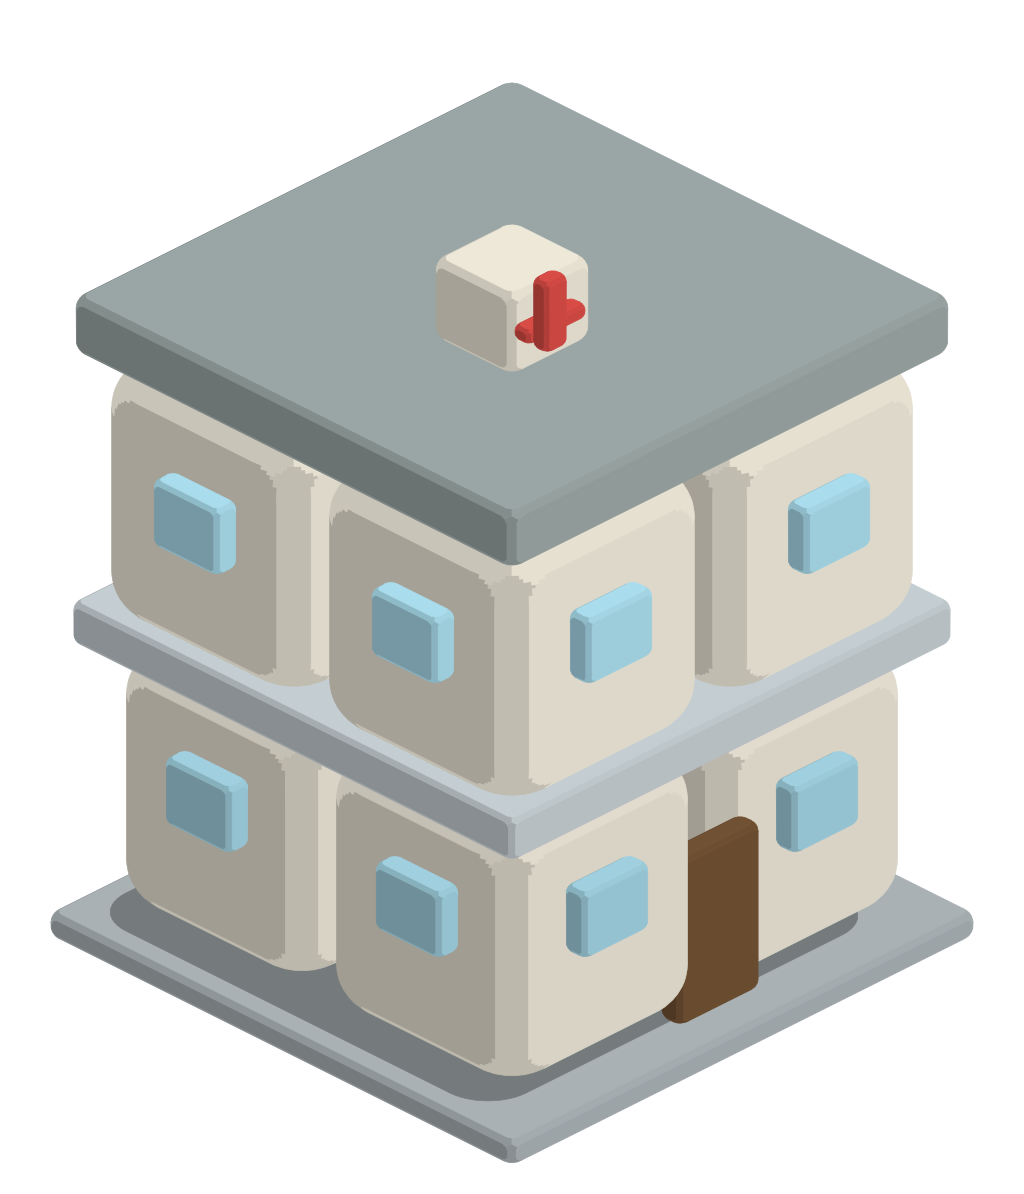

The Python source for this figure:
# hospital.py — two-storey neighborhood hospital with a rooftop red-cross sign.
#   python3 hospital.py → hospital.svg
from iso_lib import *

a = Asset(tiles=(1, 1, 2))
HU, HV, TOP = a.envelope(.92, .92, 1.0)

WALL = "#eee8d9"
ROOF = "#9aa6a5"
CROSS = "#d94b45"
DOOR = tint(WOOD, .78)

PLINTH = 28
a.voxel(0, 0, 0, HU, HV, PLINTH / 2, STONE, r=12)
a.flat(-10, 18, PLINTH, HU - 34, HV - 38, 38, STONE, face="left", zshade=PLINTH)
g = VoxelGrid(a, u=100, gap=7)


def storey(half, z0, z1):
    q = half / 2
    for x in (-q, q):
        for y in (-q, q):
            g.place(x, y, z0, q - 4, q - 4, (z1 - z0) / 2, WALL)


def windows(half, z, size=34):
    for side in (-1, 1):
        g.place(half - 10, side * half / 2, z, 12, size, size, GLASS, r=9)
        g.place(side * half / 2, half - 10, z, size, 12, size, GLASS, r=9)


storey(210, PLINTH + 5, 290)
g.place(0, 0, 294, 222, 222, 22, STONE, r=10)
storey(218, 320, 578)
g.place(0, 0, 584, HU - 12, HV - 12, 30, ROOF, r=14)

# Entrance, windows, and the red cross together form the hospital's single accent.
g.place(198, 0, PLINTH + 5, 12, 42, 84, DOOR, r=10)
windows(210, 150)
windows(218, 430)
# A raised white sign gives the red cross a high-contrast face above the roof.
g.place(0, 0, 598, 42, 42, (TOP - 598) / 2, WALL, r=14)
g.place(38, 0, 610, 9, 12, 36, CROSS, r=8)
g.place(38, 0, 628, 9, 30, 8, CROSS, r=7)
g.draw()

print("ok hospital.svg top sy =", round(a.save("hospital.svg"), 1))
